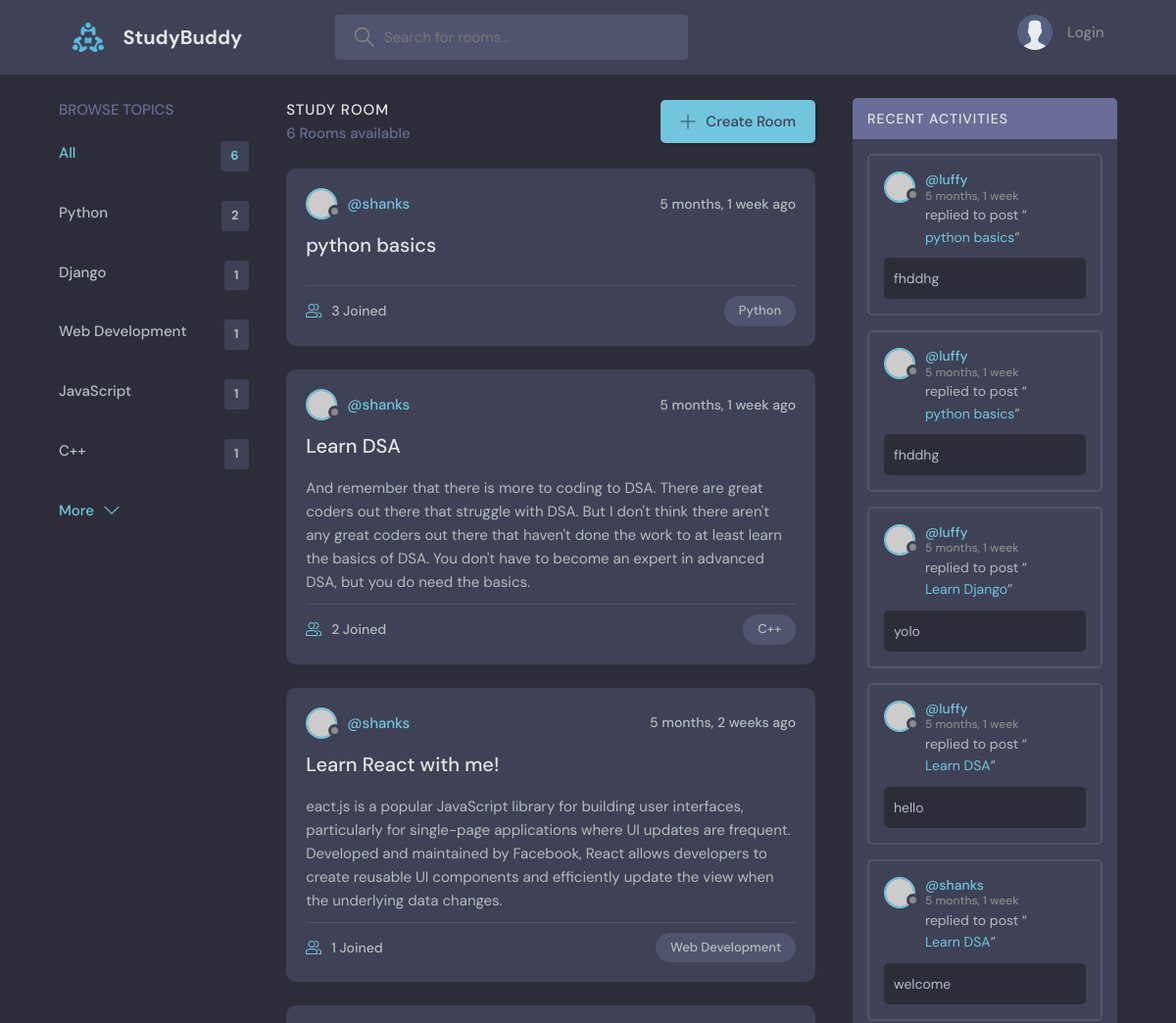
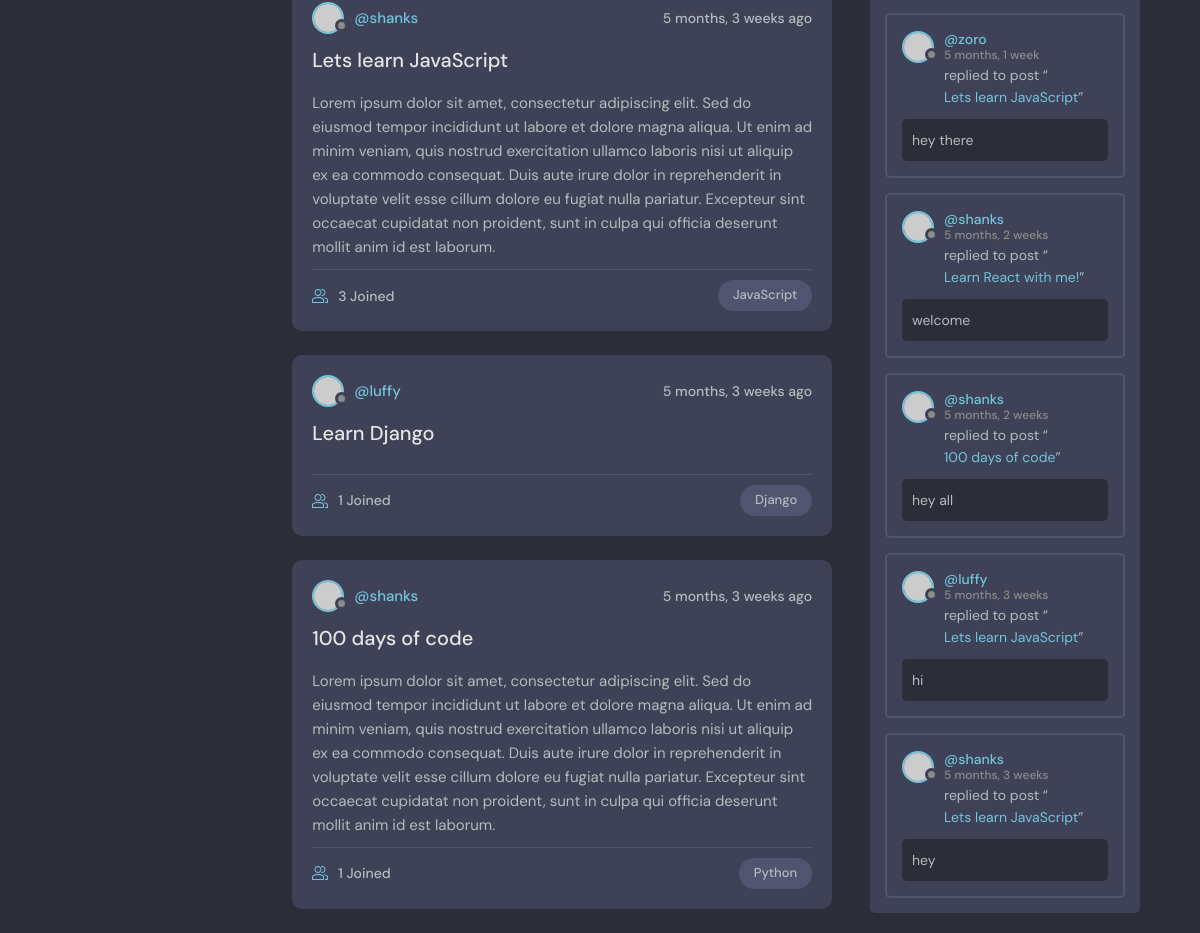
The page / on the database its author committed (2 pictures, top to bottom).
### base/models.py (models this page shows, shortened)
class Topic(models.Model):
    name = models.CharField(max_length = 200)

class Room(models.Model):
    host = models.ForeignKey(User, on_delete=models.SET_NULL, null=True)
    topic = models.ForeignKey(Topic, on_delete=models.SET_NULL, null=True)
    name = models.CharField(max_length=200)
    description = models.TextField(null=True, blank=True)
    participants = models.ManyToManyField(User, related_name='participants', blank=True)
    updated = models.DateTimeField(auto_now=True)
    created = models.DateTimeField(auto_now_add=True)
    class Meta:
        ordering = ['-updated', '-created']
    def __str__(self):
        return self.name

class Message(models.Model):
    user = models.ForeignKey(User, on_delete=models.CASCADE)
    room = models.ForeignKey(Room, on_delete=models.CASCADE)
    body = models.TextField()
    updated = models.DateTimeField(auto_now=True)
    created = models.DateTimeField(auto_now_add=True)
    class Meta:
        ordering = ['-updated', '-created']
    def __str__(self):
        return self.body[0:50]

### base/views.py (the view)
# urls.py: path('',views.home, name="home"),
def home(request):
    q= request.GET.get('q') if request.GET.get('q') != None else ''
    rooms = Room.objects.filter(
        Q(topic__name__icontains=q) |
        Q(name__icontains=q) |
        Q(description__icontains=q)
        )
    topics = Topic.objects.all()
    room_count = rooms.count()
    room_messages=Message.objects.filter(Q(room__name__icontains=q))
    context = {'rooms': rooms, 'topics': topics, 'room_count': room_count,'room_messages':room_messages}
    return render(request, 'base/home.html', context)

### base/templates/base/home.html (shortened to what this page needs)
{% extends 'main.html' %} {% block content %}
<main class="layout layout--3">
	<div class="container">
		{% include 'base/topics_component.html' %}
		<div class="roomList">
			<div class="roomList__header">
				<div>
					<h2>Study Room</h2>
					<p>{{room_count}} Rooms available</p>
				</div>
				<a class="btn btn--main" href="{% url 'create-room' %}">
					<svg
						version="1.1"
						xmlns="http://www.w3.org/2000/svg"
						width="32"
						height="32"
						viewBox="0 0 32 32">
						<title>add</title>
						<path
							d="M16.943 0.943h-1.885v14.115h-14.115v1.885h14.115v14.115h1.885v-14.115h14.115v-1.885h-14.115v-14.115z"></path>
					</svg>
					Create Room
				</a>
			</div>
			{% include 'base/feed_component.html' %}
		</div>
		{% include 'base/activity_component.html' %}
	</div>
</main>
{% endblock %}

### base/templates/base/topics_component.html
<div class="topics">
	<div class="topics__header">
		<h2>Browse Topics</h2>
	</div>
	<ul class="topics__list">
		<li>
			<a href="{% url 'home' %}" class="active"
				>All <span>{{room_count}}</span></a
			>
		</li>
		{% for topic in topics %}
		<li>
			<a href="{% url 'home' %}?q={{topic.name}}"
				>{{topic.name}}<span>{{topic.room_set.all.count}}</span></a
			>
		</li>
		{% endfor %}
	</ul>
	<a class="btn btn--link" href="topics.html">
		More
		<svg
			version="1.1"
			xmlns="http://www.w3.org/2000/svg"
			width="32"
			height="32"
			viewBox="0 0 32 32">
			<title>chevron-down</title>
			<path d="M16 21l-13-13h-3l16 16 16-16h-3l-13 13z"></path>
		</svg>
	</a>
</div>

### base/templates/base/feed_component.html (shortened to what this page needs)
{% for room in rooms %}
<div class="roomListRoom">
	<div class="roomListRoom__header">
		<a
			href="{% url 'user-profile' room.host.id %}"
			class="roomListRoom__author">
			<div class="avatar avatar--small">
				<img src="https://randomuser.me/api/portraits/women/11.jpg" />
			</div>
			<span>@{{room.host.username}}</span>
		</a>
		<div class="roomListRoom__actions">
			<span>{{room.created|timesince}} ago</span>
		</div>
	</div>
	<div class="roomListRoom__content">
		<a href="{% url 'room' room.id %}">{{room.name}}</a>
		<p>{{room.description}}</p>
	</div>
	<div class="roomListRoom__meta">
		<a href="{% url 'room' room.id %}" class="roomListRoom__joined">
			{{room.participants.all.count}} Joined
		</a>
		<p class="roomListRoom__topic">{{room.topic.name}}</p>
	</div>
</div>
{% endfor %}

### base/templates/base/activity_component.html (shortened to what this page needs)
<div class="activities">
    <div class="activities__header">
        <h2>Recent Activities</h2>
    </div>
    {% for message in room_messages %}
    <div class="activities__box">
        <div class="activities__boxHeader roomListRoom__header">
            <a href="{% url 'user-profile' message.user.id %}" class="roomListRoom__author">
                <div class="avatar avatar--small">
                    <img src="https://randomuser.me/api/portraits/women/11.jpg" />
                </div>
                <p>
                    @{{message.user}}
                    <span>{{message.created|timesince}}</</span>
                </p>
            </a>
        </div>
        <div class="activities__boxContent">
            <p>
                replied to post “<a href="{% url 'room' message.room.id %}">{{message.room}}</a
                >”
            </p>
            <div class="activities__boxRoomContent">
                {{message}}
            </div>
        </div>
    </div>
    {% endfor %}
</div>

### rows shown on the page
Topic: name "Python", room_set.all.count "2"
Topic: name "Django", room_set.all.count "1"
Topic: name "Web Development", room_set.all.count "1"
Topic: name "JavaScript", room_set.all.count "1"
Topic: name "C++", room_set.all.count "1"
Room: host.username "shanks", created "5 months, 1 week", name "python basics", participants.all.count "3", topic.name "Python"
Room: host.username "shanks", created "5 months, 1 week", name "Learn DSA", description "And remember that there is more to coding to DSA. There are great coders out there that struggle with DSA. But I don't think there aren't any great coders out there that haven't done the work to at least learn the basics of DSA. You don't have to become an expert in advanced DSA, but you do need the basics.", participants.all.count "2", topic.name "C++"
Room: host.username "shanks", created "5 months, 2 weeks", name "Learn React with me!", description "eact.js is a popular JavaScript library for building user interfaces, particularly for single-page applications where UI updates are frequent. Developed and maintained by Facebook, React allows developers to create reusable UI components and efficiently update the view when the underlying data changes.", participants.all.count "1", topic.name "Web Development"
Room: host.username "shanks", created "5 months, 3 weeks", name "Lets learn JavaScript", description "Lorem ipsum dolor sit amet, consectetur adipiscing elit. Sed do eiusmod tempor incididunt ut labore et dolore magna aliqua. Ut enim ad minim veniam, quis nostrud exercitation ullamco laboris nisi ut aliquip ex ea commodo consequat. Duis aute irure dolor in reprehenderit in voluptate velit esse cillum dolore eu fugiat nulla pariatur. Excepteur sint occaecat cupidatat non proident, sunt in culpa qui officia deserunt mollit anim id est laborum.", participants.all.count "3", topic.name "JavaScript"
Room: host.username "luffy", created "5 months, 3 weeks", name "Learn Django", participants.all.count "1", topic.name "Django"
Room: host.username "shanks", created "5 months, 3 weeks", name "100 days of code", description "Lorem ipsum dolor sit amet, consectetur adipiscing elit. Sed do eiusmod tempor incididunt ut labore et dolore magna aliqua. Ut enim ad minim veniam, quis nostrud exercitation ullamco laboris nisi ut aliquip ex ea commodo consequat. Duis aute irure dolor in reprehenderit in voluptate velit esse cillum dolore eu fugiat nulla pariatur. Excepteur sint occaecat cupidatat non proident, sunt in culpa qui officia deserunt mollit anim id est laborum.", participants.all.count "1", topic.name "Python"
Message: user "luffy", created "5 months, 1 week", room "python basics", body "fhddhg"
Message: user "luffy", created "5 months, 1 week", room "python basics", body "fhddhg"
Message: user "luffy", created "5 months, 1 week", room "Learn Django", body "yolo"
Message: user "luffy", created "5 months, 1 week", room "Learn DSA", body "hello"
Message: user "shanks", created "5 months, 1 week", room "Learn DSA", body "welcome"
Message: user "zoro", created "5 months, 1 week", room "Lets learn JavaScript", body "hey there"
Message: user "shanks", created "5 months, 2 weeks", room "Learn React with me!", body "welcome"
Message: user "shanks", created "5 months, 2 weeks", room "100 days of code", body "hey all"
Message: user "luffy", created "5 months, 3 weeks", room "Lets learn JavaScript", body "hi"
Message: user "shanks", created "5 months, 3 weeks", room "Lets learn JavaScript", body "hey"

### other values the page prints
{{ room_count }} "6"
